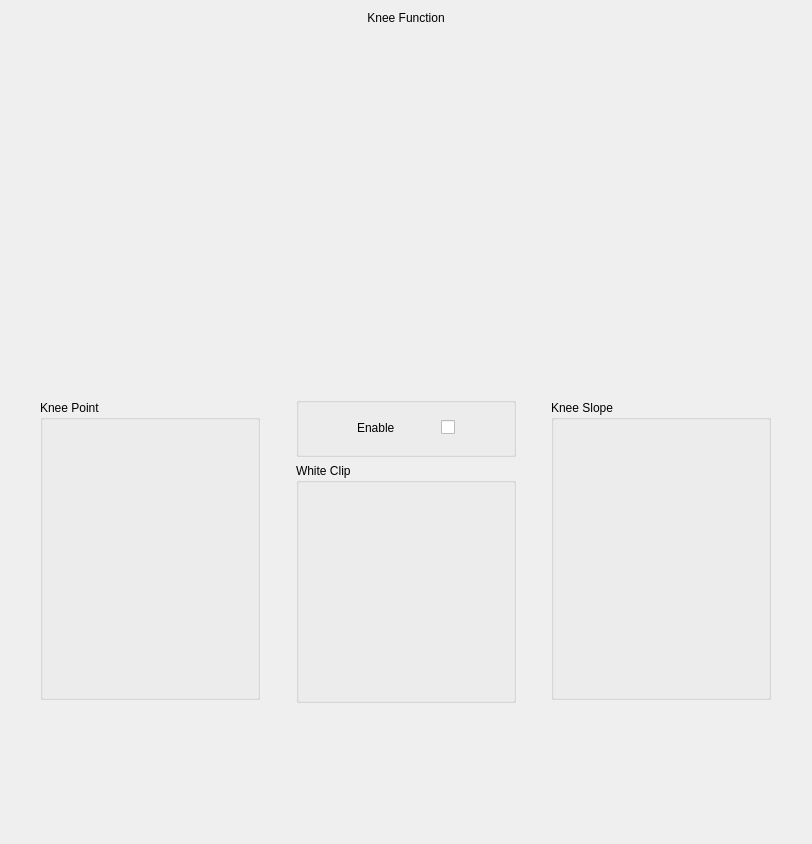
<?xml version="1.0" encoding="UTF-8"?>
<ui version="4.0">
 <class>UI_KneeBox</class>
 <widget class="QWidget" name="UI_KneeBox">
  <property name="geometry">
   <rect>
    <x>0</x>
    <y>0</y>
    <width>812</width>
    <height>844</height>
   </rect>
  </property>
  <property name="windowTitle">
   <string>Form</string>
  </property>
  <property name="styleSheet">
   <string notr="true"/>
  </property>
  <layout class="QVBoxLayout" name="verticalLayout_2">
   <item>
    <widget class="QLabel" name="label">
     <property name="text">
      <string>Knee Function</string>
     </property>
     <property name="alignment">
      <set>Qt::AlignCenter</set>
     </property>
    </widget>
   </item>
   <item>
    <widget class="QCustomPlot" name="KneePlot">
     <property name="minimumSize">
      <size>
       <width>0</width>
       <height>360</height>
      </size>
     </property>
     <property name="maximumSize">
      <size>
       <width>16777215</width>
       <height>16777215</height>
      </size>
     </property>
     <property name="toolTip">
      <string/>
     </property>
     <property name="whatsThis">
      <string/>
     </property>
     <property name="viewport">
      <rect>
       <x>0</x>
       <y>0</y>
       <width>794</width>
       <height>360</height>
      </rect>
     </property>
    </widget>
   </item>
   <item>
    <layout class="QHBoxLayout" name="horizontalLayout">
     <item>
      <spacer name="horizontalSpacer">
       <property name="orientation">
        <enum>Qt::Horizontal</enum>
       </property>
       <property name="sizeHint" stdset="0">
        <size>
         <width>40</width>
         <height>20</height>
        </size>
       </property>
      </spacer>
     </item>
     <item>
      <layout class="QVBoxLayout" name="verticalLayout_3">
       <item>
        <widget class="SingleChannelKnobBox" name="KneePoint">
         <property name="minimumSize">
          <size>
           <width>220</width>
           <height>300</height>
          </size>
         </property>
         <property name="maximumSize">
          <size>
           <width>300</width>
           <height>300</height>
          </size>
         </property>
         <property name="toolTip">
          <string/>
         </property>
         <property name="whatsThis">
          <string/>
         </property>
         <property name="title">
          <string>Knee Point</string>
         </property>
         <property name="maxRounds">
          <number>1</number>
         </property>
         <property name="minimum" stdset="0">
          <number>0</number>
         </property>
         <property name="maximum" stdset="0">
          <number>100</number>
         </property>
         <property name="base">
          <number>10</number>
         </property>
         <property name="comma" stdset="0">
          <number>0</number>
         </property>
         <property name="fmt">
          <string>%3.0f</string>
         </property>
         <property name="maxAngle">
          <number>180</number>
         </property>
         <property name="needleImage">
          <pixmap resource="../../ressource/ressource.qrc">:/images/needle/dial-pointer.png</pixmap>
         </property>
         <property name="backgroundImage">
          <pixmap resource="../../ressource/ressource.qrc">:/images/back/dial-back-gray.png</pixmap>
         </property>
        </widget>
       </item>
      </layout>
     </item>
     <item>
      <spacer name="horizontalSpacer_2">
       <property name="orientation">
        <enum>Qt::Horizontal</enum>
       </property>
       <property name="sizeHint" stdset="0">
        <size>
         <width>40</width>
         <height>20</height>
        </size>
       </property>
      </spacer>
     </item>
     <item>
      <layout class="QVBoxLayout" name="verticalLayout">
       <item>
        <widget class="QGroupBox" name="groupBox">
         <property name="minimumSize">
          <size>
           <width>0</width>
           <height>60</height>
          </size>
         </property>
         <property name="maximumSize">
          <size>
           <width>16777215</width>
           <height>60</height>
          </size>
         </property>
         <property name="title">
          <string/>
         </property>
         <layout class="QGridLayout" name="gridLayout">
          <item row="0" column="1">
           <layout class="QHBoxLayout" name="horizontalLayout_2">
            <item>
             <widget class="QLabel" name="lblEnable">
              <property name="text">
               <string>Enable</string>
              </property>
             </widget>
            </item>
            <item>
             <spacer name="horizontalSpacer_7">
              <property name="orientation">
               <enum>Qt::Horizontal</enum>
              </property>
              <property name="sizeHint" stdset="0">
               <size>
                <width>40</width>
                <height>20</height>
               </size>
              </property>
             </spacer>
            </item>
            <item>
             <widget class="QCheckBox" name="cbxEnable">
              <property name="layoutDirection">
               <enum>Qt::LeftToRight</enum>
              </property>
              <property name="text">
               <string/>
              </property>
             </widget>
            </item>
           </layout>
          </item>
          <item row="0" column="0">
           <spacer name="horizontalSpacer_5">
            <property name="orientation">
             <enum>Qt::Horizontal</enum>
            </property>
            <property name="sizeHint" stdset="0">
             <size>
              <width>40</width>
              <height>20</height>
             </size>
            </property>
           </spacer>
          </item>
          <item row="0" column="2">
           <spacer name="horizontalSpacer_6">
            <property name="orientation">
             <enum>Qt::Horizontal</enum>
            </property>
            <property name="sizeHint" stdset="0">
             <size>
              <width>40</width>
              <height>20</height>
             </size>
            </property>
           </spacer>
          </item>
         </layout>
        </widget>
       </item>
       <item>
        <widget class="SingleChannelKnobBox" name="WhiteClip">
         <property name="minimumSize">
          <size>
           <width>220</width>
           <height>240</height>
          </size>
         </property>
         <property name="maximumSize">
          <size>
           <width>220</width>
           <height>240</height>
          </size>
         </property>
         <property name="toolTip">
          <string/>
         </property>
         <property name="whatsThis">
          <string/>
         </property>
         <property name="title">
          <string>White Clip</string>
         </property>
         <property name="maxRounds">
          <number>1</number>
         </property>
         <property name="value">
          <number>100</number>
         </property>
         <property name="minimum" stdset="0">
          <number>100</number>
         </property>
         <property name="maximum" stdset="0">
          <number>109</number>
         </property>
         <property name="base">
          <number>10</number>
         </property>
         <property name="comma" stdset="0">
          <number>0</number>
         </property>
         <property name="fmt">
          <string>%3.0f</string>
         </property>
         <property name="maxAngle">
          <number>180</number>
         </property>
         <property name="needleImage">
          <pixmap resource="../../ressource/ressource.qrc">:/images/needle/dial-pointer.png</pixmap>
         </property>
         <property name="backgroundImage">
          <pixmap resource="../../ressource/ressource.qrc">:/images/back/dial-back-gray.png</pixmap>
         </property>
        </widget>
       </item>
      </layout>
     </item>
     <item>
      <spacer name="horizontalSpacer_3">
       <property name="orientation">
        <enum>Qt::Horizontal</enum>
       </property>
       <property name="sizeHint" stdset="0">
        <size>
         <width>40</width>
         <height>20</height>
        </size>
       </property>
      </spacer>
     </item>
     <item>
      <layout class="QVBoxLayout" name="verticalLayout_4">
       <item>
        <widget class="SingleChannelKnobBox" name="KneeSlope">
         <property name="minimumSize">
          <size>
           <width>220</width>
           <height>300</height>
          </size>
         </property>
         <property name="maximumSize">
          <size>
           <width>300</width>
           <height>300</height>
          </size>
         </property>
         <property name="toolTip">
          <string/>
         </property>
         <property name="whatsThis">
          <string/>
         </property>
         <property name="title">
          <string>Knee Slope</string>
         </property>
         <property name="maxRounds">
          <number>1</number>
         </property>
         <property name="minimum" stdset="0">
          <number>101</number>
         </property>
         <property name="maximum" stdset="0">
          <number>1000</number>
         </property>
         <property name="base">
          <number>10</number>
         </property>
         <property name="comma" stdset="0">
          <number>2</number>
         </property>
         <property name="fmt">
          <string>%2.2f</string>
         </property>
         <property name="maxAngle">
          <number>180</number>
         </property>
         <property name="needleImage">
          <pixmap resource="../../ressource/ressource.qrc">:/images/needle/dial-pointer.png</pixmap>
         </property>
         <property name="backgroundImage">
          <pixmap resource="../../ressource/ressource.qrc">:/images/back/dial-back-gray.png</pixmap>
         </property>
        </widget>
       </item>
      </layout>
     </item>
     <item>
      <spacer name="horizontalSpacer_4">
       <property name="orientation">
        <enum>Qt::Horizontal</enum>
       </property>
       <property name="sizeHint" stdset="0">
        <size>
         <width>40</width>
         <height>20</height>
        </size>
       </property>
      </spacer>
     </item>
    </layout>
   </item>
   <item>
    <spacer name="verticalSpacer">
     <property name="orientation">
      <enum>Qt::Vertical</enum>
     </property>
     <property name="sizeHint" stdset="0">
      <size>
       <width>20</width>
       <height>40</height>
      </size>
     </property>
    </spacer>
   </item>
  </layout>
 </widget>
 <customwidgets>
  <customwidget>
   <class>SingleChannelKnobBox</class>
   <extends>QGroupBox</extends>
   <header>singlechannelknobbox.h</header>
  </customwidget>
  <customwidget>
   <class>QCustomPlot</class>
   <extends>QWidget</extends>
   <header>qcustomplot.h</header>
  </customwidget>
 </customwidgets>
 <resources>
  <include location="../../ressource/ressource.qrc"/>
 </resources>
 <connections/>
</ui>
